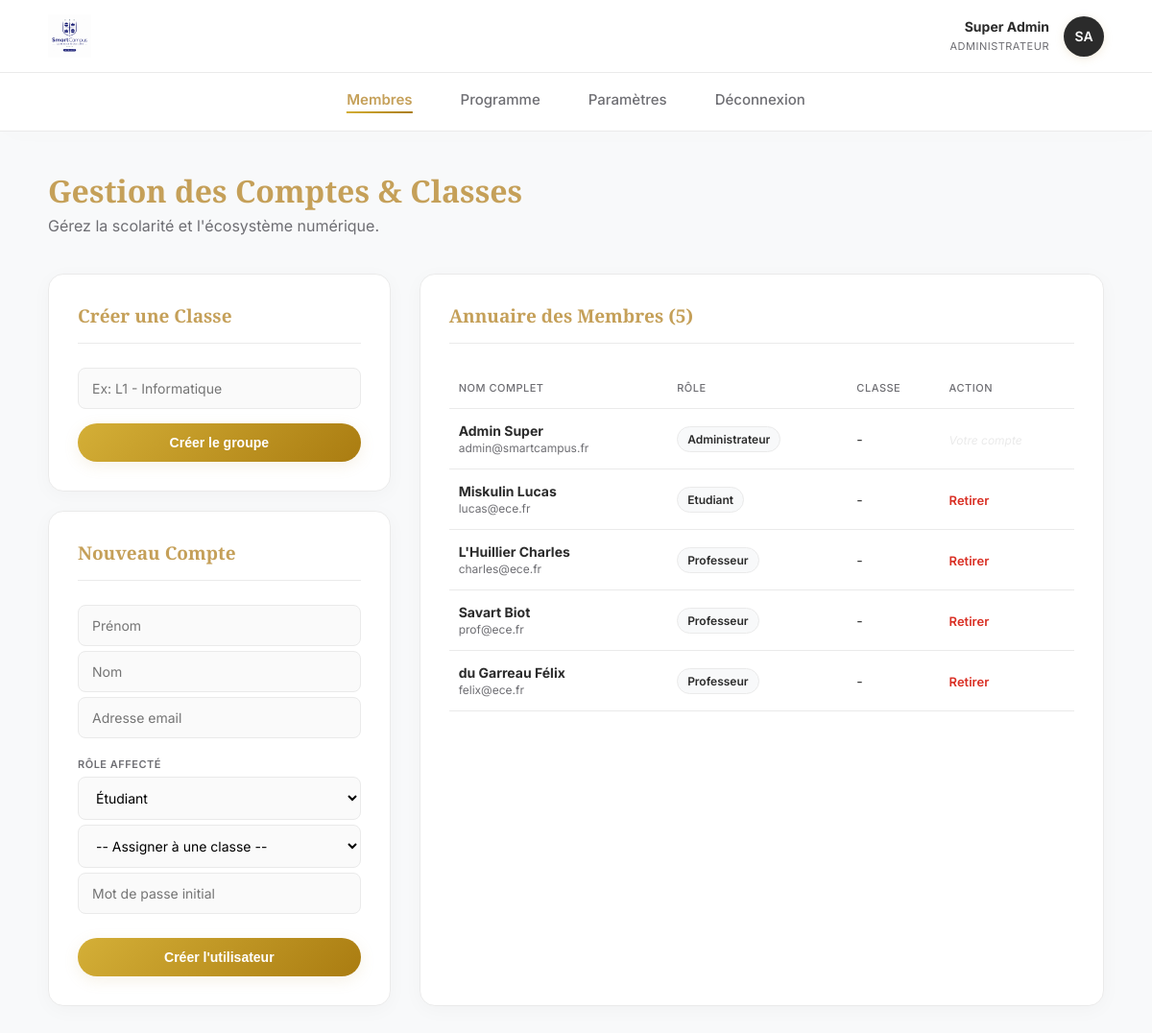
Before: /dashboard_administrateur.php (signed in) with the older database file.
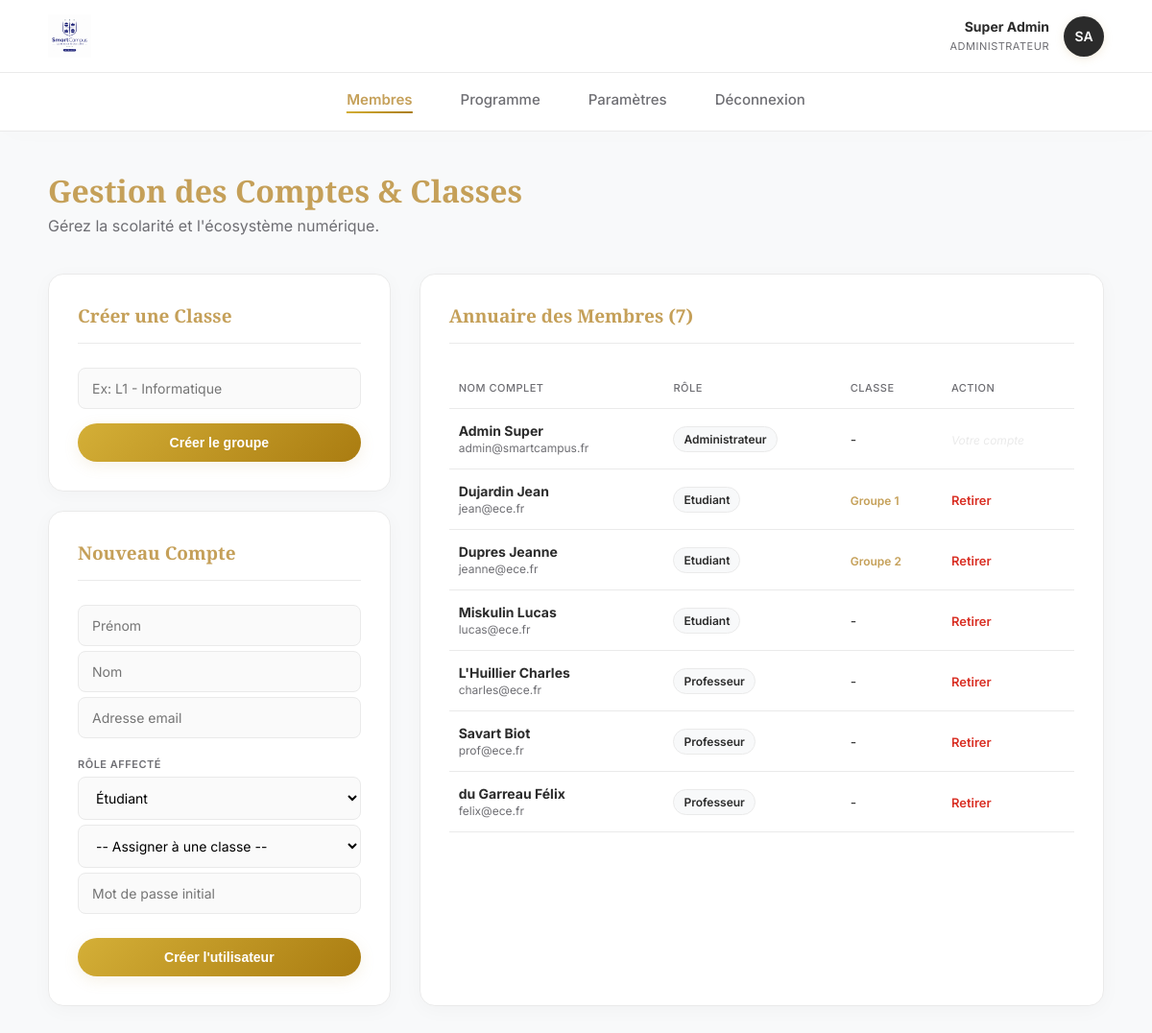
After: the same page with the newer database file.
### tables this page shows
CREATE TABLE utilisateurs (
        id INTEGER PRIMARY KEY AUTOINCREMENT,
        prenom TEXT NOT NULL,
        nom TEXT NOT NULL,
        email TEXT UNIQUE NOT NULL,
        role TEXT CHECK(role IN ('etudiant', 'professeur', 'administrateur')) NOT NULL,
        mot_de_passe_hash TEXT NOT NULL,
        statut_compte TEXT DEFAULT 'actif',
        groupe_id INTEGER,
        FOREIGN KEY(groupe_id) REFERENCES groupes(id) ON DELETE SET NULL
    );

CREATE TABLE groupes (
        id INTEGER PRIMARY KEY AUTOINCREMENT,
        nom TEXT NOT NULL UNIQUE
    );

### dashboard_administrateur.php (the view, shortened to what the changed rows need)
<?php
require_once 'db.php';
$stmt_admin = $db->prepare("SELECT prenom, nom FROM utilisateurs WHERE id = ?");
$stmt_admin->execute([$_SESSION['utilisateur_id']]);
$admin = $stmt_admin->fetch(PDO::FETCH_ASSOC);
$initiales = strtoupper(substr($admin['prenom'], 0, 1) . substr($admin['nom'], 0, 1));
$utilisateurs = $db->query("
    SELECT u.id, u.prenom, u.nom, u.email, u.role, g.nom as nom_groupe
    FROM utilisateurs u
    LEFT JOIN groupes g ON u.groupe_id = g.id
    ORDER BY u.role, u.nom
")->fetchAll(PDO::FETCH_ASSOC);
?>
<!DOCTYPE html>
<html lang="fr">
<head>
    <link rel="stylesheet" href="style.css">
</head>
<body>
    <header class="top-bar">
        <div class="user-widget">
            <div class="user-widget-info" style="text-align: right;">
                <strong><?= htmlspecialchars($admin['prenom'] . ' ' . $admin['nom']) ?></strong>
                <span>Administrateur</span>
            </div>
            <div class="avatar-small" style="background:#2b2b2b;"><?= $initiales ?></div>
        </div>
    </header>
    <div class="container">
        <div style="margin-bottom: 40px;">
            <h1 style="margin:0; color:var(--primary);">Gestion des Comptes & Classes</h1>
        </div>
        <div class="dashboard-grid" style="grid-template-columns: 1fr 2fr;">
            <div>
                <div class="card" style="margin-bottom: 20px;">
                    <div class="card-header"><h2>Créer une Classe</h2></div>
                </div>
                <div class="card">
                    <div class="card-header"><h2>Nouveau Compte</h2></div>
                </div>
            </div>
            <div class="card">
                <div class="card-header"><h2>Annuaire des Membres (<?= count($utilisateurs) ?>)</h2></div>
                <table>
                    <tr><th>Nom complet</th><th>Rôle</th><th>Classe</th><th>Action</th></tr>
                    <?php foreach ($utilisateurs as $u): ?>
                        <tr>
                            <td>
                                <strong><?= htmlspecialchars($u['nom'] . ' ' . $u['prenom']) ?></strong><br>
                                <span style="font-size:12px; color:var(--text-muted);"><?= htmlspecialchars($u['email']) ?></span>
                            </td>
                            <td><span class="badge badge-neutral" style="text-transform: capitalize;"><?= htmlspecialchars($u['role']) ?></span></td>
                            <td><?= $u['nom_groupe'] ? '<span style="color:var(--primary); font-weight:600; font-size:12px;">'.htmlspecialchars($u['nom_groupe']).'</span>' : '-' ?></td>
                            <td>
                                <?php if ($u['id'] !== $_SESSION['utilisateur_id']): ?>
                                    <a href="supprimer_utilisateur.php?id=<?= $u['id'] ?>" style="color: var(--danger); font-weight: 600; text-decoration: none; font-size:13px;" onclick="return confirm('Confirmer la suppression définitive ?');">Retirer</a>
                                <?php else: ?>
                                    <span style="color: var(--border); font-size:12px; font-style:italic;">Votre compte</span>
                                <?php endif; ?>
                            </td>
                        </tr>
                    <?php endforeach; ?>
                </table>
            </div>
        </div>
    </div>
</body>
</html>

Changed rows visible on the page:
added utilisateurs: nom+prenom "Dujardin Jean", email "jean@ece.fr", role "Etudiant", groupe.nom "Groupe 1"
added utilisateurs: nom+prenom "Dupres Jeanne", email "jeanne@ece.fr", role "Etudiant", groupe.nom "Groupe 2"
Other visible differences:
count($utilisateurs): "5" → "7"
